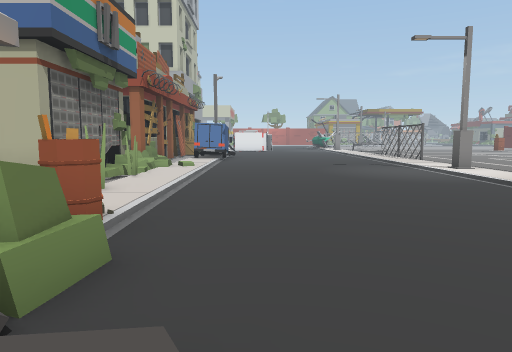
View 1 (above)

24 first-person views from a walk through a scene from a Unity 3-D project. The camera is 1.3 m above the floor, tilts 6° down and sees 70° across. The floor is counted in squares, 2 m on a side. Each view is taken from the middle of a square. On the plan, view 1 faces up. The plan holds only what a view shows up to about 11 squares ahead; the rest is blank. The place goes on beyond the plan. The player character is not drawn.

View 2
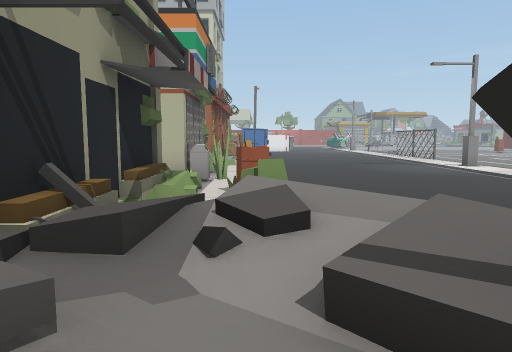

View 3
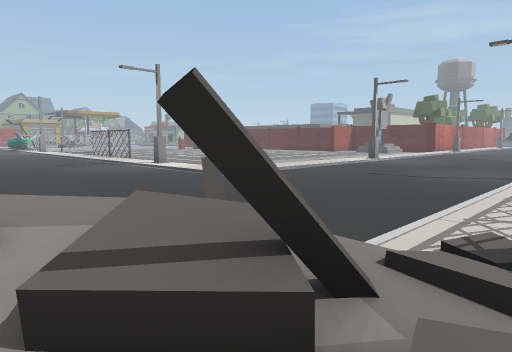

View 4
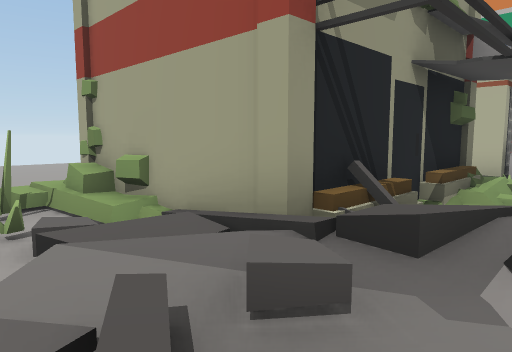

View 5
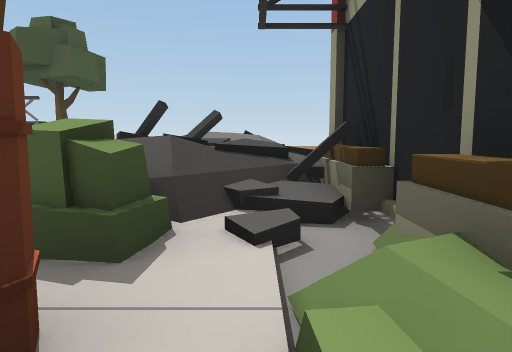

View 6
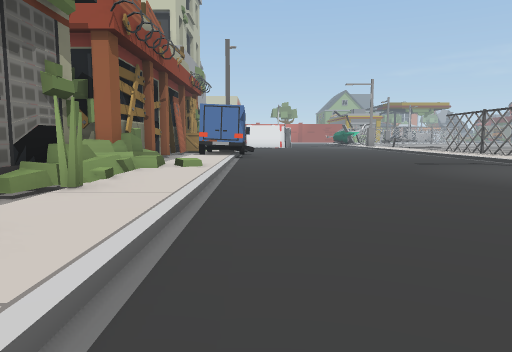

View 7
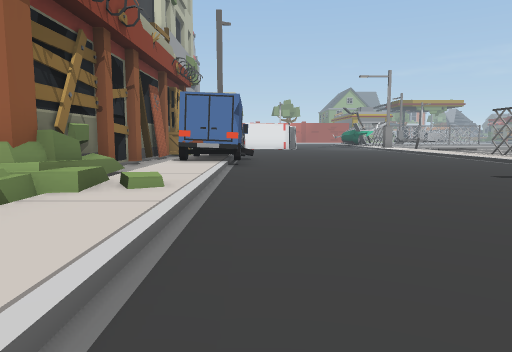

View 8
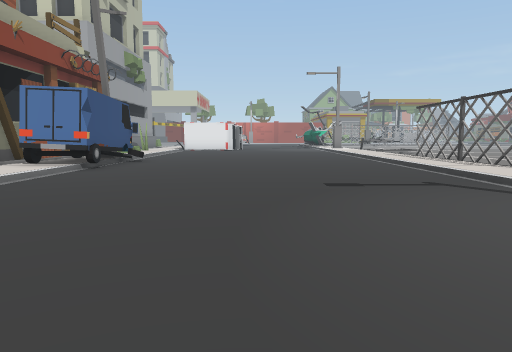

View 9
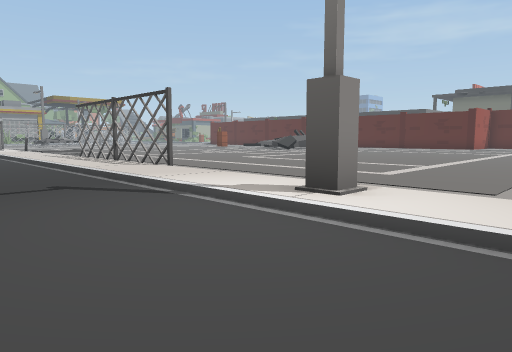

View 10
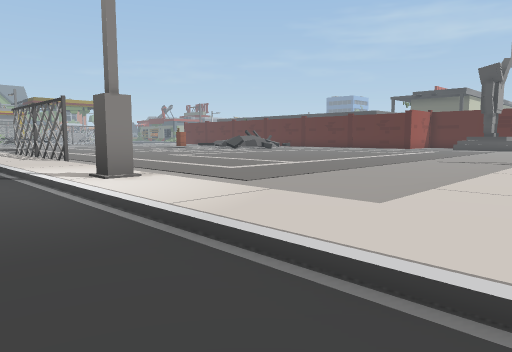

View 11
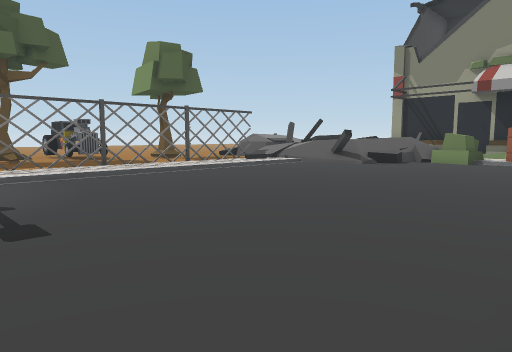

View 12
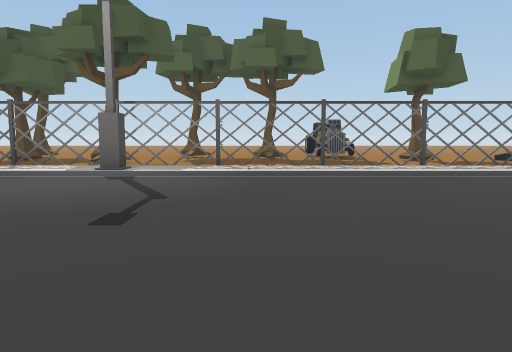

View 13
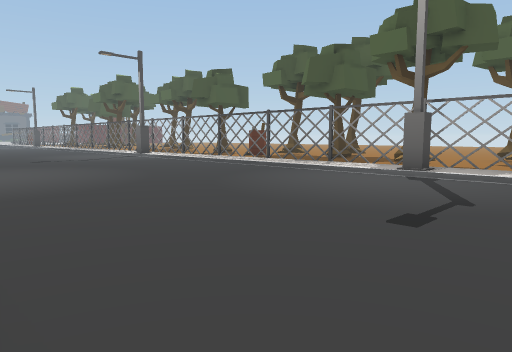

View 14
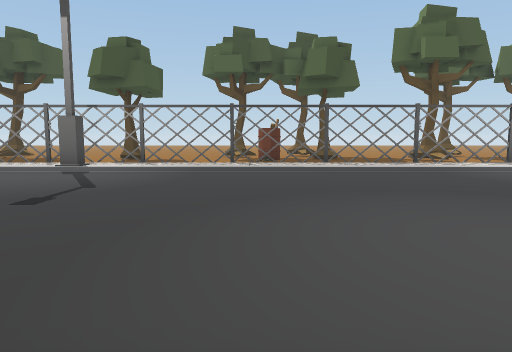

View 15
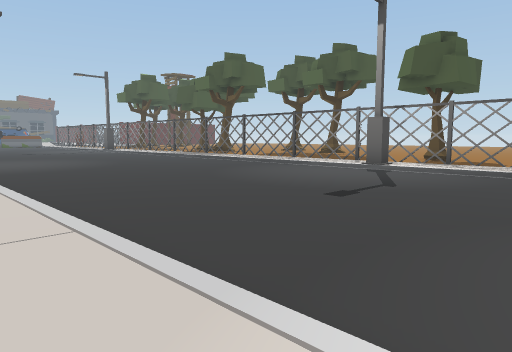

View 16
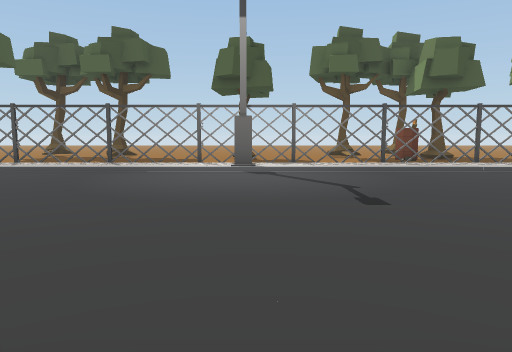

View 17
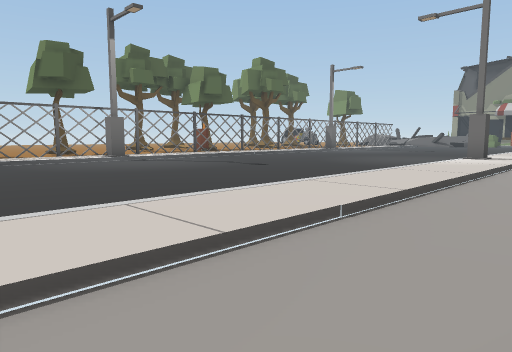

View 18
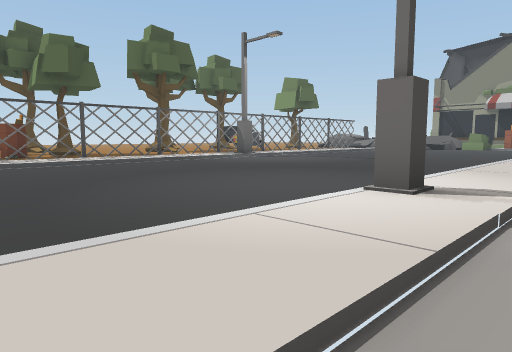

View 19
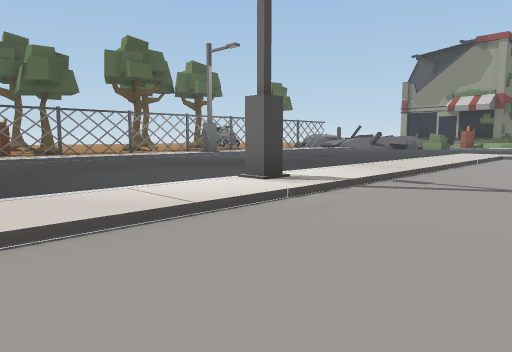

View 20
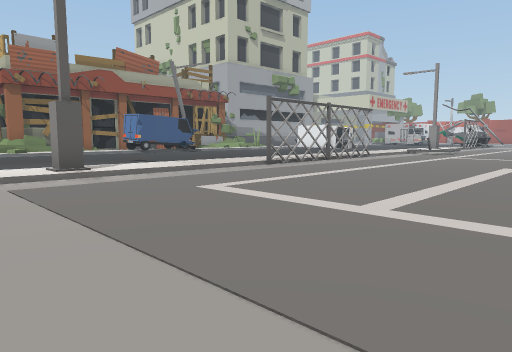

View 21
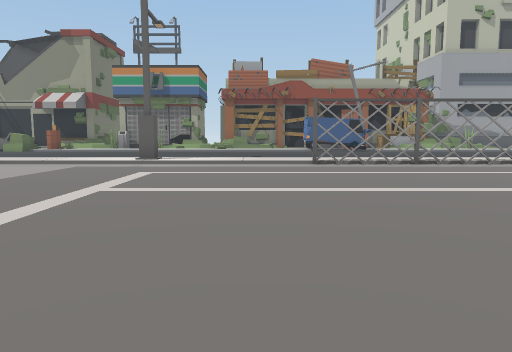

View 22
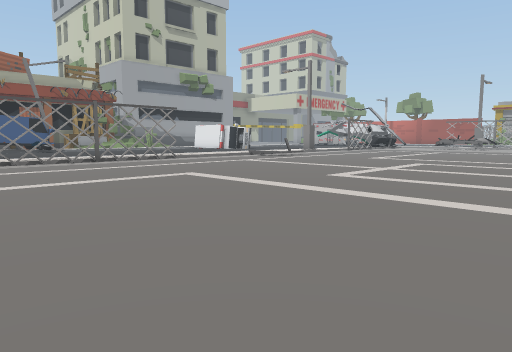

View 23
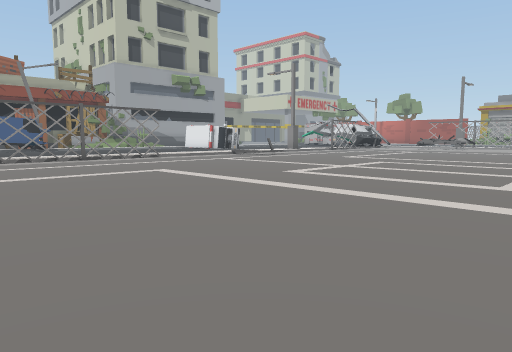

View 24
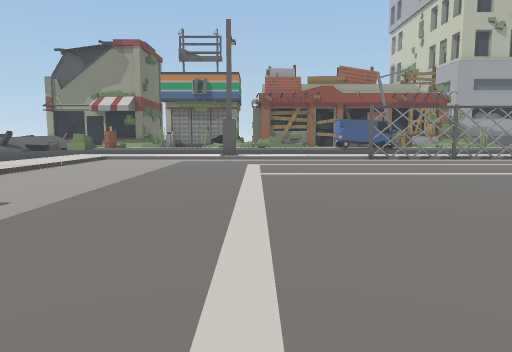

### Floor plan
Key: @ floor where view 1 was taken; # wall or solid block; x gap in a wall; . main floor; : floor 0.25 m higher than the main floor; + floor 0.75 m higher than the main floor; * floor 1 m higher than the main floor; / step, stairs or slope; = window, fence, low wall or low ledge; ^ raised ledge; B barrel; A van; T thing the floor can be seen under or through; R tree.
Columns run from 7 left of view 1 to 27 right of it. Each row starts with its distance up from view 1.
 25                    .....
 24                   ......
 23                  .......
 22             .:  .........
 21             .:/..........
 20    #  .......:T..........
 19    #AAA......:T..........
 18    #/A.......:x..........
 17    #/A.......:T...........
 16    #/:.......:T...........
 15    #/:.......:/...........
 14    #/:.......:/...........
 13    #/:.......:/..........
 12    ##/.......:/...........
 11    #=:.......#/..........
 10    #::.......:/.............
  9    ##:.......:/.............   ....
  8    #::.......:/....................
  7   ###:.......::::::::::::::::::::::
  6    =/:.......//////////#///////////
  5   ##/:.............................
  4   #//B.............................
  3   #//^.............................
  2   ##/=.............................
  1   ##/=x=...........................
  0 ###////@...........................
 -1 #==//// //////////#////////////////
 -2 =^++=+#/x/:::::::::::::::::::/:::::
 -3    +///* x#x#xxxxx###x#x##xxx##x##.
 -4    =*x=  .............. BB ...
 -5    =               RR

Where each view was taken, in squares from view 1:
view 1: 0 up, 0 right, facing up
view 2: 3 down, 2 left, facing up
view 3: 3 down, 2 left, facing up-right
view 4: 3 down, 2 left, facing up-left
view 5: 5 up, 3 left, facing down
view 6: 5 up, 1 left, facing up
view 7: 8 up, 1 left, facing up
view 8: 9 up, 2 right, facing up
view 9: 9 up, 3 right, facing up-right
view 10: 6 up, 4 right, facing up-right
view 11: 6 up, 10 right, facing down-left
view 12: 6 up, 8 right, facing down
view 13: 6 up, 8 right, facing down-right
view 14: 7 up, 18 right, facing down
view 15: 7 up, 18 right, facing down-right
view 16: 7 up, 22 right, facing down
view 17: 9 up, 27 right, facing down-left
view 18: 8 up, 20 right, facing down-left
view 19: 10 up, 20 right, facing down-left
view 20: 9 up, 13 right, facing up-left
view 21: 14 up, 16 right, facing left
view 22: 14 up, 17 right, facing up-left
view 23: 14 up, 18 right, facing up-left
view 24: 12 up, 18 right, facing left
